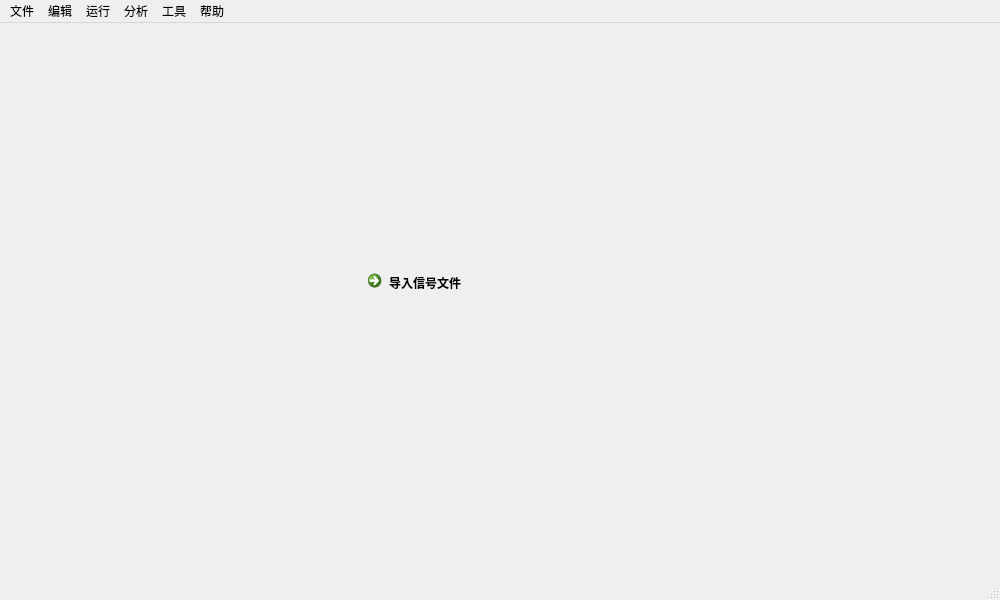
<?xml version="1.0" encoding="UTF-8"?>
<ui version="4.0">
 <class>MainWindow</class>
 <widget class="QMainWindow" name="MainWindow">
  <property name="geometry">
   <rect>
    <x>0</x>
    <y>0</y>
    <width>1000</width>
    <height>600</height>
   </rect>
  </property>
  <property name="windowTitle">
   <string>PRS_Analyst</string>
  </property>
  <property name="windowIcon">
   <iconset resource="resource.qrc">
    <normaloff>:/images/logo.png</normaloff>:/images/logo.png</iconset>
  </property>
  <widget class="QWidget" name="centralwidget">
   <widget class="QCommandLinkButton" name="commandLinkButton">
    <property name="geometry">
     <rect>
      <x>360</x>
      <y>240</y>
      <width>171</width>
      <height>41</height>
     </rect>
    </property>
    <property name="text">
     <string>导入信号文件</string>
    </property>
    <property name="iconSize">
     <size>
      <width>40</width>
      <height>40</height>
     </size>
    </property>
    <property name="autoDefault">
     <bool>false</bool>
    </property>
    <property name="default">
     <bool>false</bool>
    </property>
   </widget>
  </widget>
  <widget class="QMenuBar" name="menubar">
   <property name="geometry">
    <rect>
     <x>0</x>
     <y>0</y>
     <width>1000</width>
     <height>21</height>
    </rect>
   </property>
   <widget class="QMenu" name="menuPRS">
    <property name="title">
     <string>文件</string>
    </property>
    <addaction name="action"/>
   </widget>
   <widget class="QMenu" name="menu">
    <property name="title">
     <string>编辑</string>
    </property>
   </widget>
   <widget class="QMenu" name="menu_2">
    <property name="title">
     <string>运行</string>
    </property>
   </widget>
   <widget class="QMenu" name="menu_3">
    <property name="title">
     <string>分析</string>
    </property>
   </widget>
   <widget class="QMenu" name="menu_4">
    <property name="title">
     <string>工具</string>
    </property>
   </widget>
   <widget class="QMenu" name="menu_5">
    <property name="title">
     <string>帮助</string>
    </property>
    <addaction name="action_Bug"/>
    <addaction name="action_PRS"/>
   </widget>
   <addaction name="menuPRS"/>
   <addaction name="menu"/>
   <addaction name="menu_2"/>
   <addaction name="menu_3"/>
   <addaction name="menu_4"/>
   <addaction name="menu_5"/>
  </widget>
  <widget class="QStatusBar" name="statusbar"/>
  <action name="action">
   <property name="text">
    <string>导出</string>
   </property>
  </action>
  <action name="action_Bug">
   <property name="text">
    <string>报告Bug</string>
   </property>
  </action>
  <action name="action_PRS">
   <property name="text">
    <string>关于PRS</string>
   </property>
  </action>
  <action name="action11">
   <property name="text">
    <string>11</string>
   </property>
  </action>
 </widget>
 <tabstops>
  <tabstop>commandLinkButton</tabstop>
 </tabstops>
 <resources>
  <include location="resource.qrc"/>
 </resources>
 <connections/>
</ui>
